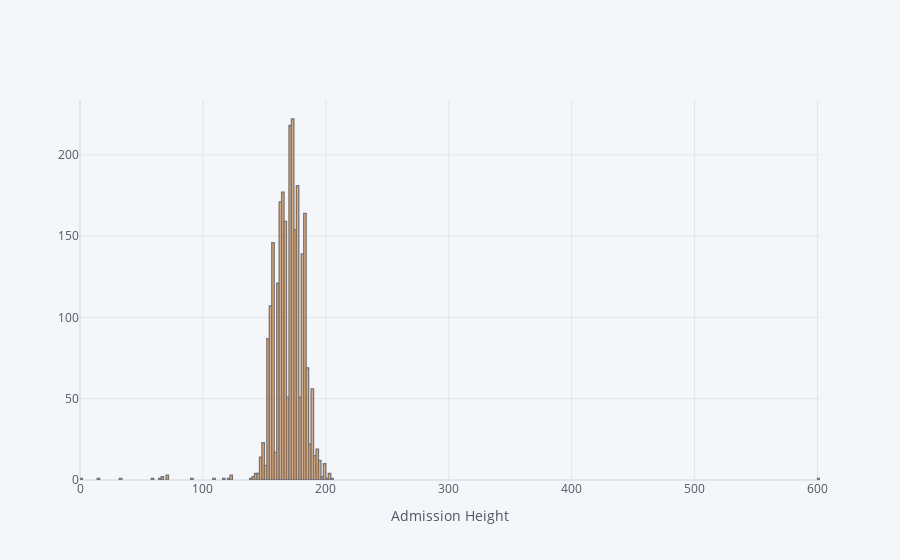

Notebook cell for this chart:
### Code cell
df["admissionheight"].iplot(kind="hist",xTitle="Admission Height") 
#most people are between 140-200cm tall, apart from a few very short people and a giant at 600cm tall!
#let's explore these outliers in more detail below

### Figure 1 — Plotly figure (JSON) as saved in the notebook; plotly's stock layout.template omitted (floating-point values rounded to 4 significant figures; data arrays with more than 128 entries replaced by an {"elided": "..."} marker saying what was removed)
{"data": [{"histfunc": "count", "histnorm": "", "marker": {"color": "rgba(255, 153, 51, 1.0)", "line": {"color": "#4D5663", "width": 1.3}}, "name": "admissionheight", "opacity": 0.8, "orientation": "v", "type": "histogram", "x": {"elided": "2520 float values"}}], "layout": {"barmode": "overlay", "legend": {"bgcolor": "#F5F6F9", "font": {"color": "#4D5663"}}, "paper_bgcolor": "#F5F6F9", "plot_bgcolor": "#F5F6F9", "title": {"font": {"color": "#4D5663"}}, "xaxis": {"gridcolor": "#E1E5ED", "showgrid": true, "tickfont": {"color": "#4D5663"}, "title": {"font": {"color": "#4D5663"}, "text": "Admission Height"}, "zerolinecolor": "#E1E5ED"}, "yaxis": {"gridcolor": "#E1E5ED", "showgrid": true, "tickfont": {"color": "#4D5663"}, "title": {"font": {"color": "#4D5663"}, "text": ""}, "zerolinecolor": "#E1E5ED"}}}
